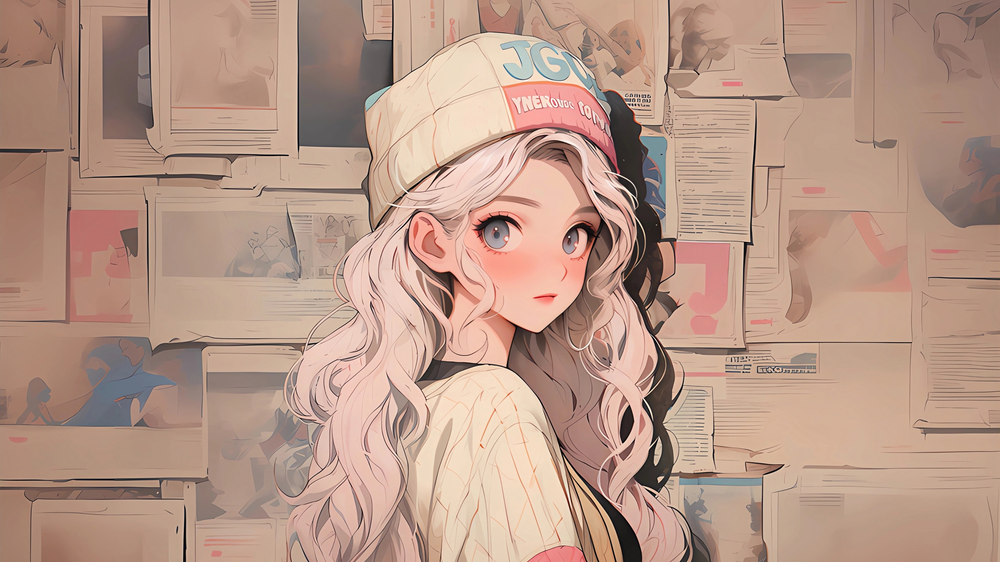
//> input picture E1/test-data/test-png.png, 1000 x 562 px, shrunk from 3840 x 2160 before the run
$ ./test2   (built with g++ and OpenCV 4)
//> lines starting //> are read from the running program, lines starting //| are printed output that depends on the picture
### E1/GetChannel.h
#pragma once
#include <assert.h>
typedef unsigned char uchar;
/*
其中input, width, height, inStep, inChannels分别是输入图像的数据、宽、高、step和通道数。
Output和outStep是输出图像的数据和step，宽高与输入图像相同、通道数为1.
channelToGet是要获取的通道索引，比如如果input是BGR格式的数据，则channelToGet=0将获取B通道， channelToGet=1将获取G通道……
*/
void getChannel(const uchar* input, int width, int height, int inStep, int inChannels, uchar* output, int outStep, int channelToGet)
{
    assert(channelToGet >= 0 && channelToGet < inChannels); // 获取的通道有效
    // (x, y)表示像素位置，而每个像素由inChannels个通道组成，这里每个通道是一个uchar
    const uchar *row = input;
    uchar *outRow = output;
    for (int y = 0; y < height; ++y, row += inStep, outRow += outStep) {
        uchar *px = outRow;
        for(int x = 0; x < width; ++x, px += 1){
            *px = *(row + x * inChannels + channelToGet);
        }
    }
}

### E1/test2.cpp
#include <GetChannel.h>
#include <opencv.hpp>
int main()
{
    // 加载图像
    cv::Mat image = cv::imread("E1\\test-data\\test-png.png", cv::IMREAD_UNCHANGED);
//> image is the input picture: 562 rows x 1000 cols, CV_8UC3; mean B, G, R 135.8, 152.1, 184.4
    if (image.empty()) {
        std::cout << "Error: Image cannot be loaded!" << std::endl;
        return -1;
    }

    // 获取图像属性
    int width = image.cols;
//> width = 1000
    int height = image.rows;
//> height = 562
    int inChannels = image.channels();
//> inChannels = 3
    int inStep = image.step;
//> inStep = 3000

    // 创建一个单通道的输出图像
    cv::Mat output(height, width, CV_8UC1);
    uchar* outputData = output.ptr();
    int outStep = output.step;
//> outStep = 1000

    // 分别提取BGR通道
    int channelToGet = 0;
    getChannel(image.data, width, height, inStep, inChannels, outputData, outStep, channelToGet);
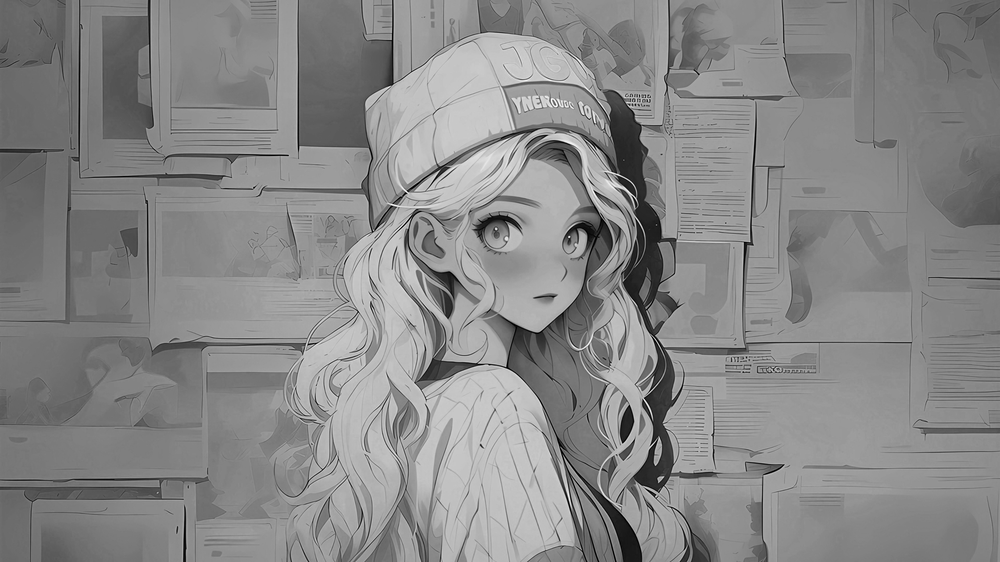
//> output: 562 rows x 1000 cols, CV_8UC1; min 0, max 255, mean 135.8
    cv::namedWindow("B1", cv::WINDOW_NORMAL);
    cv::imshow("B1", output);

    channelToGet = 1;
    getChannel(image.data, width, height, inStep, inChannels, outputData, outStep, channelToGet);
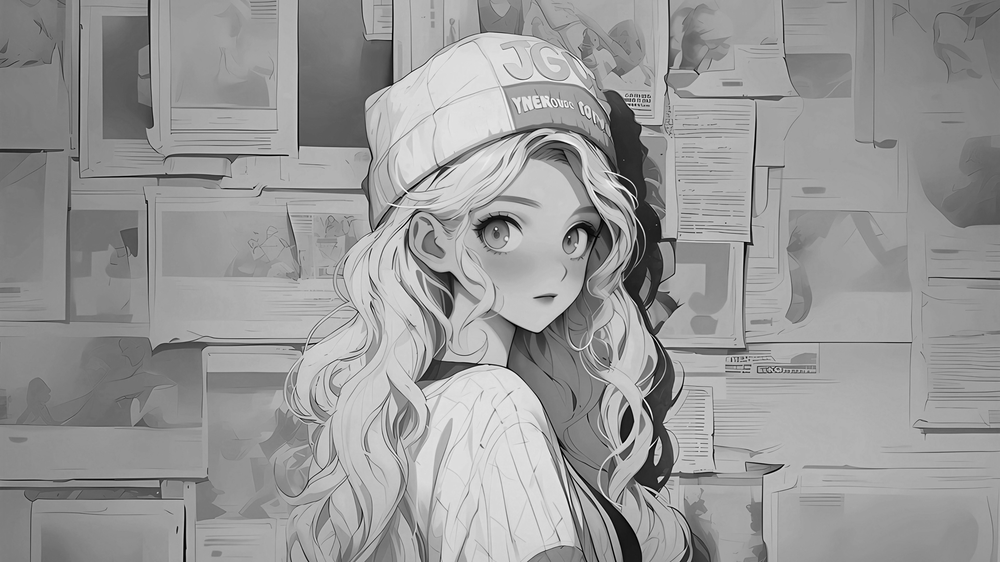
//> output: 562 rows x 1000 cols, CV_8UC1; min 0, max 255, mean 152.1
    cv::namedWindow("G1", cv::WINDOW_NORMAL);
    cv::imshow("G1", output);

    channelToGet = 2;
    getChannel(image.data, width, height, inStep, inChannels, outputData, outStep, channelToGet);
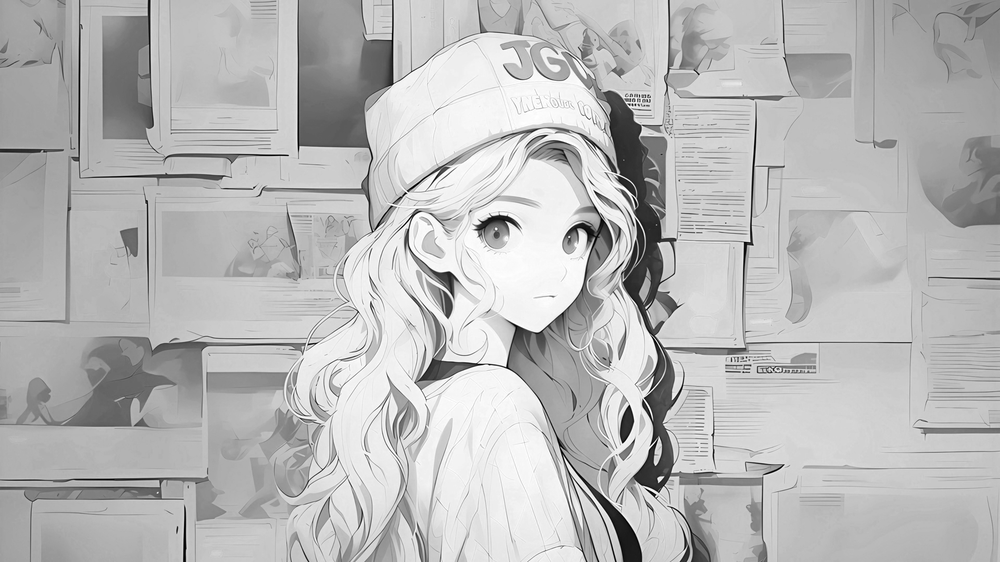
//> output: 562 rows x 1000 cols, CV_8UC1; min 0, max 255, mean 184.4
    cv::namedWindow("R1", cv::WINDOW_NORMAL);
    cv::imshow("R1", output);

    // OpenCV方法
    std::vector<cv::Mat> channels;
    cv::split(image, channels);

    // OpenCV的通道分离结果
    cv::namedWindow("R2", cv::WINDOW_NORMAL);
    cv::imshow("R2", channels[2]);

    cv::namedWindow("G2", cv::WINDOW_NORMAL);
    cv::imshow("G2", channels[1]);

    cv::namedWindow("B2", cv::WINDOW_NORMAL);
    cv::imshow("B2", channels[0]);

    cv::waitKey(0);

    return 0;
}

$ run again, with E1/test-data/test-bmp.bmp saved as E1/test-data/test-png.png
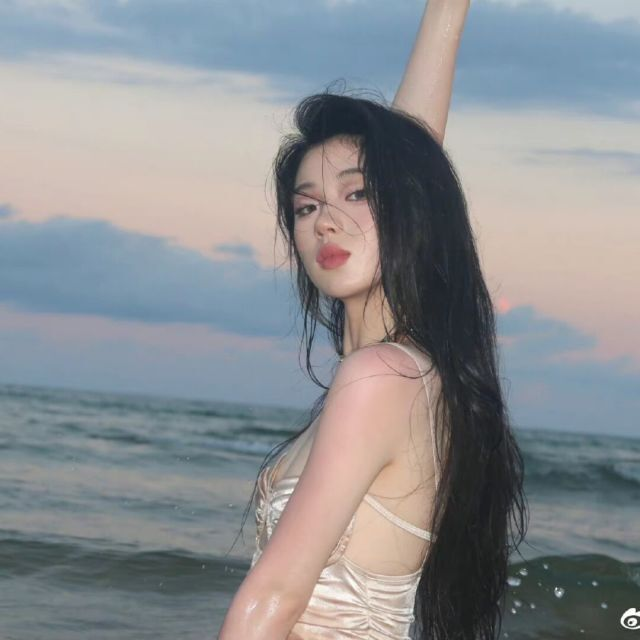
//> input picture E1/test-data/test-bmp.bmp, 640 x 640 px
//> image is the input picture: 640 rows x 640 cols, CV_8UC3; mean B, G, R 145.7, 142.4, 139.5
//> `getChannel(image.data, width, height, inStep, inChannels, outputData, ..`:
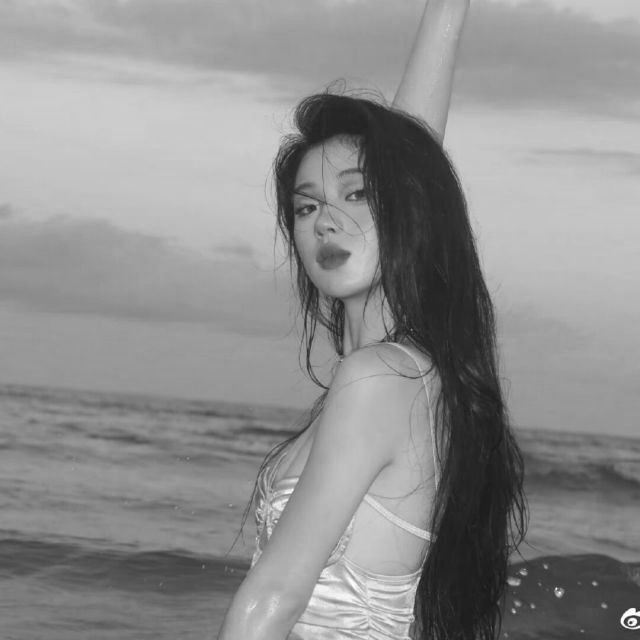
//> output: 640 rows x 640 cols, CV_8UC1; min 24, max 255, mean 142.4
//> `getChannel(image.data, width, height, inStep, inChannels, outputData, ..`:
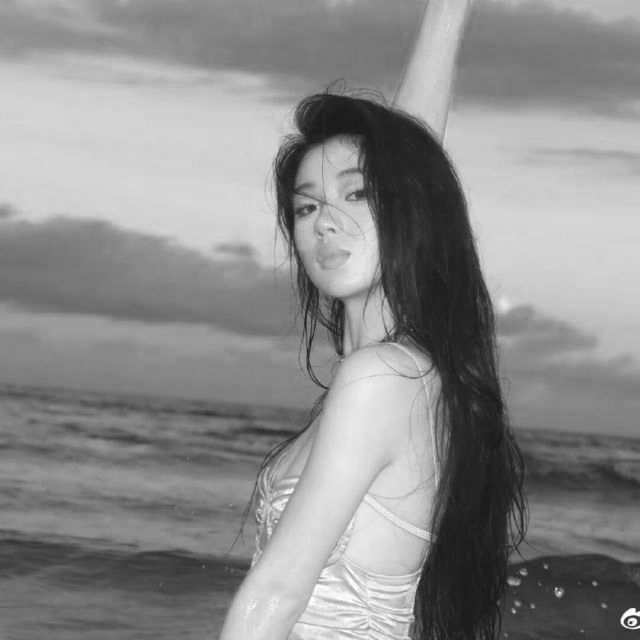
//> output: 640 rows x 640 cols, CV_8UC1; min 20, max 255, mean 139.5
